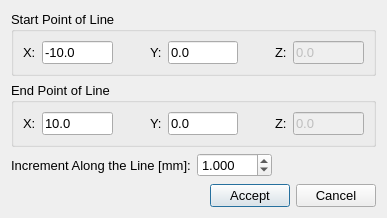
<?xml version="1.0" encoding="UTF-8"?>
<ui version="4.0">
 <class>lineRegionDefinitionDialog2</class>
 <widget class="QDialog" name="lineRegionDefinitionDialog2">
  <property name="geometry">
   <rect>
    <x>0</x>
    <y>0</y>
    <width>387</width>
    <height>218</height>
   </rect>
  </property>
  <property name="windowTitle">
   <string>Define Line Region</string>
  </property>
  <layout class="QVBoxLayout" name="verticalLayout">
   <item>
    <widget class="QGroupBox" name="groupBox">
     <property name="font">
      <font>
       <pointsize>10</pointsize>
      </font>
     </property>
     <property name="title">
      <string>Start Point of Line</string>
     </property>
     <layout class="QHBoxLayout" name="horizontalLayout_5">
      <item>
       <widget class="QLabel" name="label_4">
        <property name="text">
         <string>X:</string>
        </property>
       </widget>
      </item>
      <item>
       <widget class="QLineEdit" name="xStartPntLineEdit">
        <property name="sizePolicy">
         <sizepolicy hsizetype="Preferred" vsizetype="Fixed">
          <horstretch>0</horstretch>
          <verstretch>0</verstretch>
         </sizepolicy>
        </property>
        <property name="maximumSize">
         <size>
          <width>80</width>
          <height>16777215</height>
         </size>
        </property>
        <property name="toolTip">
         <string>Partially define a plane using a point that lies on the plane</string>
        </property>
        <property name="text">
         <string>-10.0</string>
        </property>
       </widget>
      </item>
      <item>
       <spacer name="horizontalSpacer_2">
        <property name="orientation">
         <enum>Qt::Horizontal</enum>
        </property>
        <property name="sizeHint" stdset="0">
         <size>
          <width>40</width>
          <height>20</height>
         </size>
        </property>
       </spacer>
      </item>
      <item>
       <widget class="QLabel" name="label_5">
        <property name="text">
         <string>Y:</string>
        </property>
       </widget>
      </item>
      <item>
       <widget class="QLineEdit" name="yStartPntLineEdit">
        <property name="sizePolicy">
         <sizepolicy hsizetype="Preferred" vsizetype="Fixed">
          <horstretch>0</horstretch>
          <verstretch>0</verstretch>
         </sizepolicy>
        </property>
        <property name="maximumSize">
         <size>
          <width>80</width>
          <height>16777215</height>
         </size>
        </property>
        <property name="toolTip">
         <string>Partially define a plane using a point that lies on the plane</string>
        </property>
        <property name="text">
         <string>0.0</string>
        </property>
       </widget>
      </item>
      <item>
       <spacer name="horizontalSpacer_3">
        <property name="orientation">
         <enum>Qt::Horizontal</enum>
        </property>
        <property name="sizeHint" stdset="0">
         <size>
          <width>40</width>
          <height>20</height>
         </size>
        </property>
       </spacer>
      </item>
      <item>
       <widget class="QLabel" name="label_6">
        <property name="text">
         <string>Z:</string>
        </property>
       </widget>
      </item>
      <item>
       <widget class="QLineEdit" name="zStartPntLineEdit">
        <property name="enabled">
         <bool>false</bool>
        </property>
        <property name="sizePolicy">
         <sizepolicy hsizetype="Preferred" vsizetype="Fixed">
          <horstretch>0</horstretch>
          <verstretch>0</verstretch>
         </sizepolicy>
        </property>
        <property name="maximumSize">
         <size>
          <width>80</width>
          <height>16777215</height>
         </size>
        </property>
        <property name="toolTip">
         <string>Partially define a plane using a point that lies on the plane</string>
        </property>
        <property name="text">
         <string>0.0</string>
        </property>
        <property name="readOnly">
         <bool>true</bool>
        </property>
       </widget>
      </item>
     </layout>
    </widget>
   </item>
   <item>
    <widget class="QGroupBox" name="groupBox_2">
     <property name="font">
      <font>
       <pointsize>10</pointsize>
      </font>
     </property>
     <property name="title">
      <string>End Point of Line</string>
     </property>
     <layout class="QHBoxLayout" name="horizontalLayout_6">
      <item>
       <widget class="QLabel" name="label_7">
        <property name="text">
         <string>X:</string>
        </property>
       </widget>
      </item>
      <item>
       <widget class="QLineEdit" name="xEndPntLineEdit">
        <property name="sizePolicy">
         <sizepolicy hsizetype="Preferred" vsizetype="Fixed">
          <horstretch>0</horstretch>
          <verstretch>0</verstretch>
         </sizepolicy>
        </property>
        <property name="maximumSize">
         <size>
          <width>80</width>
          <height>16777215</height>
         </size>
        </property>
        <property name="toolTip">
         <string>Partially define a plane using a point that lies on the plane</string>
        </property>
        <property name="text">
         <string>10.0</string>
        </property>
       </widget>
      </item>
      <item>
       <spacer name="horizontalSpacer_4">
        <property name="orientation">
         <enum>Qt::Horizontal</enum>
        </property>
        <property name="sizeHint" stdset="0">
         <size>
          <width>40</width>
          <height>20</height>
         </size>
        </property>
       </spacer>
      </item>
      <item>
       <widget class="QLabel" name="label_8">
        <property name="text">
         <string>Y:</string>
        </property>
       </widget>
      </item>
      <item>
       <widget class="QLineEdit" name="yEndPntLineEdit">
        <property name="sizePolicy">
         <sizepolicy hsizetype="Preferred" vsizetype="Fixed">
          <horstretch>0</horstretch>
          <verstretch>0</verstretch>
         </sizepolicy>
        </property>
        <property name="maximumSize">
         <size>
          <width>80</width>
          <height>16777215</height>
         </size>
        </property>
        <property name="toolTip">
         <string>Partially define a plane using a point that lies on the plane</string>
        </property>
        <property name="text">
         <string>0.0</string>
        </property>
       </widget>
      </item>
      <item>
       <spacer name="horizontalSpacer_5">
        <property name="orientation">
         <enum>Qt::Horizontal</enum>
        </property>
        <property name="sizeHint" stdset="0">
         <size>
          <width>40</width>
          <height>20</height>
         </size>
        </property>
       </spacer>
      </item>
      <item>
       <widget class="QLabel" name="label_9">
        <property name="text">
         <string>Z:</string>
        </property>
       </widget>
      </item>
      <item>
       <widget class="QLineEdit" name="zEndPntLineEdit">
        <property name="enabled">
         <bool>false</bool>
        </property>
        <property name="sizePolicy">
         <sizepolicy hsizetype="Preferred" vsizetype="Fixed">
          <horstretch>0</horstretch>
          <verstretch>0</verstretch>
         </sizepolicy>
        </property>
        <property name="maximumSize">
         <size>
          <width>80</width>
          <height>16777215</height>
         </size>
        </property>
        <property name="toolTip">
         <string>Partially define a plane using a point that lies on the plane</string>
        </property>
        <property name="text">
         <string>0.0</string>
        </property>
        <property name="readOnly">
         <bool>true</bool>
        </property>
       </widget>
      </item>
     </layout>
    </widget>
   </item>
   <item>
    <layout class="QHBoxLayout" name="horizontalLayout">
     <item>
      <widget class="QLabel" name="label_3">
       <property name="font">
        <font>
         <pointsize>10</pointsize>
        </font>
       </property>
       <property name="text">
        <string>Increment Along the Line [mm]:</string>
       </property>
      </widget>
     </item>
     <item>
      <widget class="QDoubleSpinBox" name="xIncSpinBox">
       <property name="font">
        <font>
         <pointsize>10</pointsize>
        </font>
       </property>
       <property name="decimals">
        <number>3</number>
       </property>
       <property name="minimum">
        <double>0.001000000000000</double>
       </property>
       <property name="maximum">
        <double>100.000000000000000</double>
       </property>
       <property name="singleStep">
        <double>5.000000000000000</double>
       </property>
       <property name="value">
        <double>1.000000000000000</double>
       </property>
      </widget>
     </item>
     <item>
      <spacer name="horizontalSpacer_6">
       <property name="orientation">
        <enum>Qt::Horizontal</enum>
       </property>
       <property name="sizeHint" stdset="0">
        <size>
         <width>88</width>
         <height>20</height>
        </size>
       </property>
      </spacer>
     </item>
    </layout>
   </item>
   <item>
    <spacer name="verticalSpacer">
     <property name="orientation">
      <enum>Qt::Vertical</enum>
     </property>
     <property name="sizeHint" stdset="0">
      <size>
       <width>20</width>
       <height>7</height>
      </size>
     </property>
    </spacer>
   </item>
   <item>
    <layout class="QHBoxLayout" name="horizontalLayout_2">
     <item>
      <spacer name="horizontalSpacer">
       <property name="orientation">
        <enum>Qt::Horizontal</enum>
       </property>
       <property name="sizeHint" stdset="0">
        <size>
         <width>40</width>
         <height>20</height>
        </size>
       </property>
      </spacer>
     </item>
     <item>
      <widget class="QPushButton" name="pushButton">
       <property name="font">
        <font>
         <pointsize>10</pointsize>
        </font>
       </property>
       <property name="text">
        <string>Accept</string>
       </property>
      </widget>
     </item>
     <item>
      <widget class="QPushButton" name="pushButton_2">
       <property name="font">
        <font>
         <pointsize>10</pointsize>
        </font>
       </property>
       <property name="text">
        <string>Cancel</string>
       </property>
      </widget>
     </item>
    </layout>
   </item>
  </layout>
 </widget>
 <resources/>
 <connections>
  <connection>
   <sender>pushButton</sender>
   <signal>clicked()</signal>
   <receiver>lineRegionDefinitionDialog2</receiver>
   <slot>accept()</slot>
   <hints>
    <hint type="sourcelabel">
     <x>259</x>
     <y>256</y>
    </hint>
    <hint type="destinationlabel">
     <x>144</x>
     <y>268</y>
    </hint>
   </hints>
  </connection>
  <connection>
   <sender>pushButton_2</sender>
   <signal>clicked()</signal>
   <receiver>lineRegionDefinitionDialog2</receiver>
   <slot>reject()</slot>
   <hints>
    <hint type="sourcelabel">
     <x>336</x>
     <y>260</y>
    </hint>
    <hint type="destinationlabel">
     <x>278</x>
     <y>279</y>
    </hint>
   </hints>
  </connection>
 </connections>
</ui>
